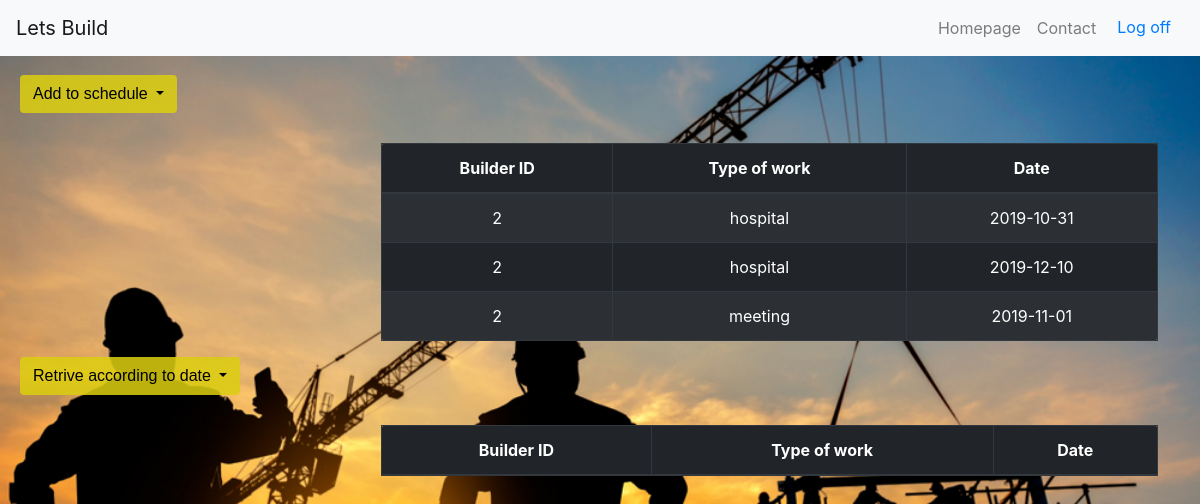
The app's page /personal_schedule.php (signed in) with its own data.
### tables this page shows
CREATE TABLE `personal_schedule` (
  `Builder_id` int(4) NOT NULL,
  `Type_of_work` varchar(30) NOT NULL,
  `Due_date` date NOT NULL
);

### personal_schedule.php (the view, shortened to what this page needs)
<?php
    require_once('dbconfig/config.php');
?>
<!DOCTYPE html>
<html>
    <head>
        <link rel="stylesheet" href="https://maxcdn.bootstrapcdn.com/bootstrap/4.0.0/css/bootstrap.min.css">
        <link href="css/style.css?v=1.0" rel="stylesheet" type="text/css">
    </head>
<body>
    <nav class="navbar navbar-light bg-light navbar-expand-lg fixed-top">
        <a href="homepage.php" class="navbar-brand">Lets Build</a>
        <div class="collapse navbar-collapse" id="navbarCollapse">
            <ul class="navbar-nav ml-auto">
                <li class="navbar-item">
                    <a href="homepage.php" class="nav-link">Homepage</a>
                </li>
                <li class="navbar-item">
                    <a href="contact.php" class="nav-link">Contact</a>
                </li>
                <li>
                    <form action="index.php" method="post">
                        <button type="submit" class="btn btn-link navbar-btn navbar-link">Log off</button>
                    </form>
                </li>
            </ul>
        </div>
	</nav>
    <div>
		<h3> <br><br> </h3>
    </div>
    <div class="form-inline">
        <div class="form-group">
            <div class="dropdown">
            <button class="btn btn-default dropdown-toggle" type="button" id="strikes-range" data-toggle="dropdown" aria-haspopup="true"> Add to schedule <span class="caret"></span> </button>
            </div>
        </div>
	</div>
    <div class="container" style="margin-top:30px">
        <table class="table table-striped table-dark table-bordered text-center">
        <thead>
            <tr>
                <th>Builder ID</th>
                <th>Type of work</th>
                <th>Date</th>
            </tr>
        </thead>
        <tbody>
            <?php
                $uname = $_SESSION['username'];
                $query = "select Builder_id from builder where Builder_name='$uname'";
                $query_run=mysqli_query($con,$query);
                $ans = mysqli_fetch_assoc($query_run);
                $id = $ans['Builder_id'];
                $query = "select * from personal_schedule where Builder_id='$id'";
                $query_run = mysqli_query($con,$query);
                if(mysqli_num_rows($query_run)>0) {
                    while($row = $query_run->fetch_assoc()) {
                        echo "<tr><td>" . $row["Builder_id"]. "</td><td>" . $row["Type_of_work"] . "</td><td>"
                        . $row["Due_date"]. "</td></tr>";
                    }
                    echo "</table>";
                } else { echo "0 results"; }
            ?>
    </div>
    <div class="form-inline">
        <div class="form-group">
            <div class="dropdown">
            <button class="btn btn-default dropdown-toggle" type="button" id="strikes-range" data-toggle="dropdown" aria-haspopup="true"> Retrive according to date <span class="caret"></span> </button>
            </div>
        </div>
    </div>
    <div class="container" style="margin-top:30px">
        <table class="table table-striped table-dark table-bordered text-center">
        <thead>
            <tr>
                <th>Builder ID</th>
                <th>Type of work</th>
                <th>Date</th>
            </tr>
        </thead>
        </table>
    </div>
</body>
</html>

### css/style.css (style rules this page uses)
body { background-image: url('../imgs/backgnd.jpg'); background-repeat: no-repeat; background-attachment: fixed; background-size: cover; }
.container { margin: 16px; width:100%; }
.table { border-radius: 5px; width: 70%; margin: 0px auto; margin-left: 350px; }
.btn.btn-default { font-family: 'Gill Sans', 'Gill Sans MT', Calibri, 'Trebuchet MS', sans-serif; margin-left: 20px; background-color: rgba(219, 206, 17, 0.863); color: black; }

### records on screen
personal_schedule: Builder "2", Type_of_work "hospital", Due_date "2019-10-31"
personal_schedule: Builder "2", Type_of_work "hospital", Due_date "2019-12-10"
personal_schedule: Builder "2", Type_of_work "meeting", Due_date "2019-11-01"
